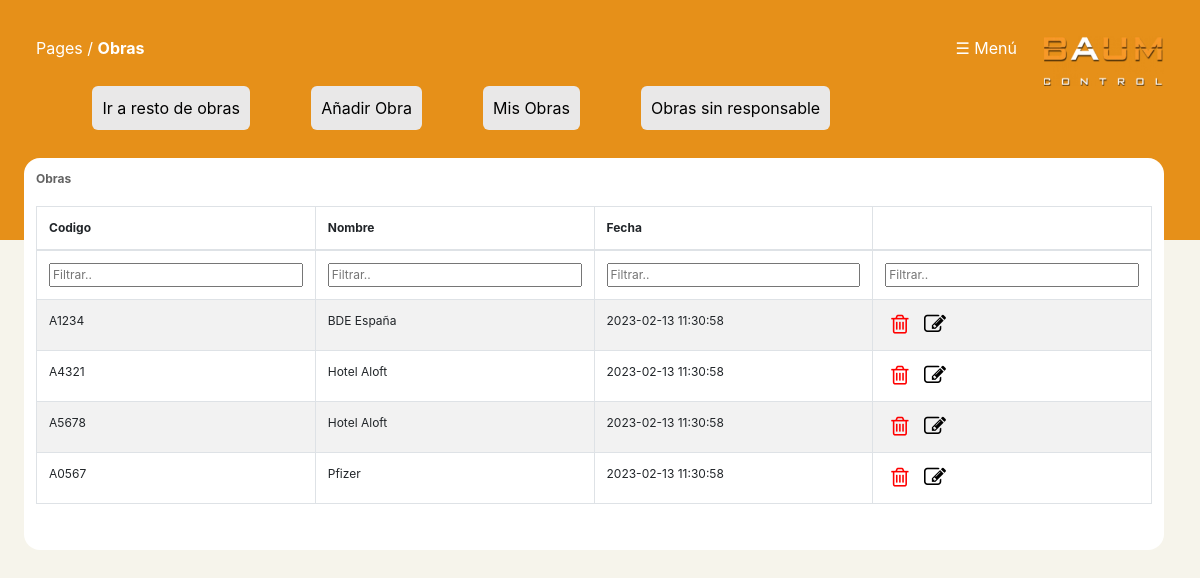
The app's page /works/obras_sin_responsable.php with its own data.
### tables this page shows
CREATE TABLE `works` (
  `id` bigint unsigned NOT NULL AUTO_INCREMENT,
  `code` varchar(255) NOT NULL,
  `name` varchar(255) NOT NULL,
  `km_total` double(8,2) DEFAULT NULL,
  `hour_total` double(8,2) DEFAULT NULL,
  `created_at` timestamp NULL DEFAULT NULL,
  `updated_at` timestamp NULL DEFAULT NULL,
  `user_id` bigint unsigned DEFAULT NULL,
  PRIMARY KEY (`id`)
);

### works/obras_sin_responsable.php (the view, shortened to what this page needs)
<?php
include("../include/bbddconexion.php");
if (!$conn) {
    die("Conexion fallida:" . mysqli_connect_error());
} else {
    $query = "select works.code, works.name, works.created_at, works.id from works where user_id is null;";
    $consulta = mysqli_query($conn, $query) or die("Fallo en la consulta");
    $num_filas = mysqli_num_rows($consulta);
    if ($consulta) {
        echo '
        <!DOCTYPE html>
<html lang="es">
<head>
<meta content="initial-scale=1,
maximum-scale=1, user-scalable=0"
name="viewport" />
<meta name="viewport"
content="width=device-width" />
<title>BaumControl</title>
<link rel="shortcut icon" href="../img/favicon.png" >
<link rel="stylesheet" href="../css/nav-bar.css">';
        include("../include/tabla.php");
        include("../include/tabla2.php");
        include("../include/menu.php");
        echo '</head>
<body>
<div class="fondo_naranja">
<div class="nav-bar">
<span>Pages / <b>Obras</b></span>
';
        include("../template/menu.php");
        echo ' <br><br>
<div class="medio">
            <nav class="medio_ajuste">
                <a class="item_a" href="../exception_works/exception_works.php">
                <div class="items">
                    <span class="item_span"> Ir a resto de obras </span>
                </div>
                </a>
                <a class="item_a" href="./works_add.php">
                 <div class="items">
                    <span class="item_span"> Añadir Obra </span>
                </div>
                </a>
                <a class="item_a" href="./mis_obras.php">
                <div class="items">
                    <span class="item_span"> Mis Obras </span>
                </div>
                </a>
                <a class="item_a" href="./obras_sin_responsable.php">
                <div class="items">
                    <span class="item_span"> Obras sin responsable </span>
                </div>
                </a>
            </nav>
        </div><br><br>
</div>
<div class="tabla_estilo">
<span>Obras</span><br><br>
        <table class="records_list table table-striped table-bordered table-hover" id="mydatatable">
                <thead>
                    <tr>
                        <th>Codigo</th>
                        <th>Nombre</th>
                        <th>Fecha</th>
                        <th></th>
                    </tr>
                    </thead>
                    <tfoot>
                <tr>
                    <th>Filter..</th>
                    <th>Filter..</th>
                    <th>Filter..</th>
                    <th>Filter..</th>
                </tr>
            </tfoot>
                    <tbody>';
        for ($i = 0; $i < $num_filas; $i++) {
            $resultado = mysqli_fetch_array($consulta);
            print "<tr><td>" . trim($resultado['code']) . " </td><td> " . trim($resultado['name']) . "</td><td>" . $resultado['created_at'] . "</td>
                        <td><form action='obras_responsable_conf.php' method='GET'>
                        <button class='no_boton2' name='delete' onclick='return confirmDelete()' title='Borrar' >
                            <i class='fa fa-trash-o' style='font-size:22px;color:red'></i>
                            </button>
                            <button name='edit' class='no_boton2' title='Editar'>
                            <i class='fa fa-edit' style='font-size:22px;color:black'></i>
                            </button>
                    <input type='hidden' name='id_work' value='" . $resultado['id'] . "'></td></form></tr>";
        }
        echo '
                    </tbody>
                </table><br>
            </div>
        </div>
        <script>
        /* Initialization of datatables */
        $(document).ready(function () {
            $("table.display").DataTable();
        });
    </script>
    <script type="text/javascript">
    function confirmDelete(){
        var resp = confirm("¿Desea eliminarlo?");
        if ($resp == true){
            return true;
        }
        else{
            return false;
        }
    }
</script>
    </body>
</html>
        ';
    } else {
        echo "<script language='javascript'>
            alert('¡¡ Error al añadir las horas!!');
            window.location.replace('./horas.php');
            </script>";
    }
}

### css/nav-bar.css (style rules this page uses)
* { margin: 0; }
.nav-bar { color: white; padding: 3%; }
.medio { width: 100%; }
.medio_ajuste { width: 90%; margin-left: 5%; margin-right: 5%; }
.items { width:auto; float: left; background-color: rgb(233, 232, 232); margin-right: 6%; border-radius: 6px; padding: 1%; margin-bottom: 1%; cursor: pointer; }
.item_a { text-decoration: none; color: black; }

### css/tabla.css (style rules this page uses)
.tabla_estilo { width: 95%; margin-left: 2%; margin-top: -1%; border-radius: 5px; padding: 1%; border-radius: 1rem; overflow-x:scroll; max-height: 80vh; background-color: white; font-size: 9pt; display: table; }
.fondo_naranja { background-color: #e69019; max-height:30vh; }
* { margin: 0; }
body { background-color: #dfdada; }
.tabla_estilo span { font-weight: 700; color: #636363; }
a { text-decoration: none; }

### css/menu.css (style rules this page uses)
.items { width: auto; float: left; background-color: rgb(233, 232, 232); margin-right: 6%; border-radius: 6px; padding: 1%; }
.item_a { text-decoration: none; color: black; }
.no_boton2 { background-color: unset; border: none; cursor: pointer; }

### include/tabla2.php (style rules this page uses)
#mydatatable tfoot { display: table-header-group !important; }

### records on screen
works: code "A1234", name "BDE España", created_at "2023-02-13 11:30:58"
works: code "A4321", name "Hotel Aloft", created_at "2023-02-13 11:30:58"
works: code "A5678", name "Hotel Aloft", created_at "2023-02-13 11:30:58"
works: code "A0567", name "Pfizer", created_at "2023-02-13 11:30:58"
